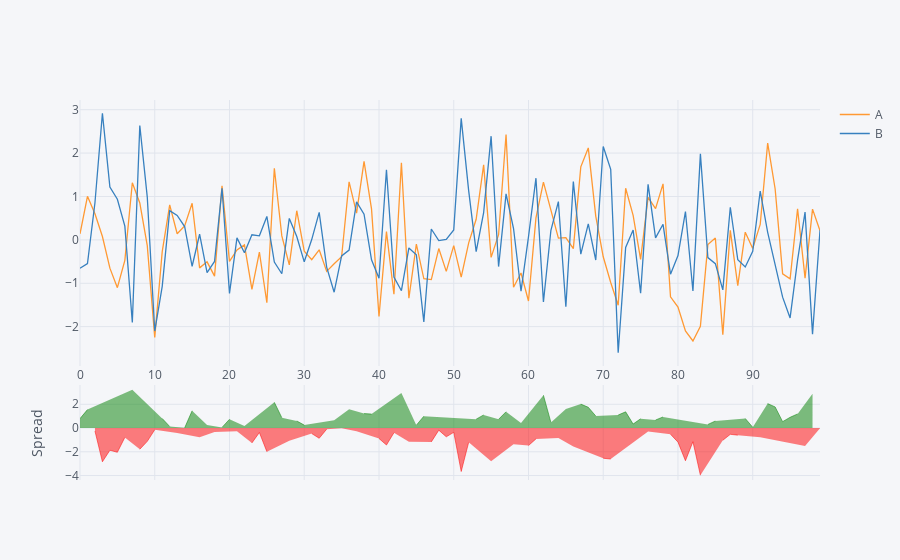

Notebook code for this chart:
### Markdown cell above
## Spread type

### Code cell
df[['A','B']].iplot(kind='spread')
